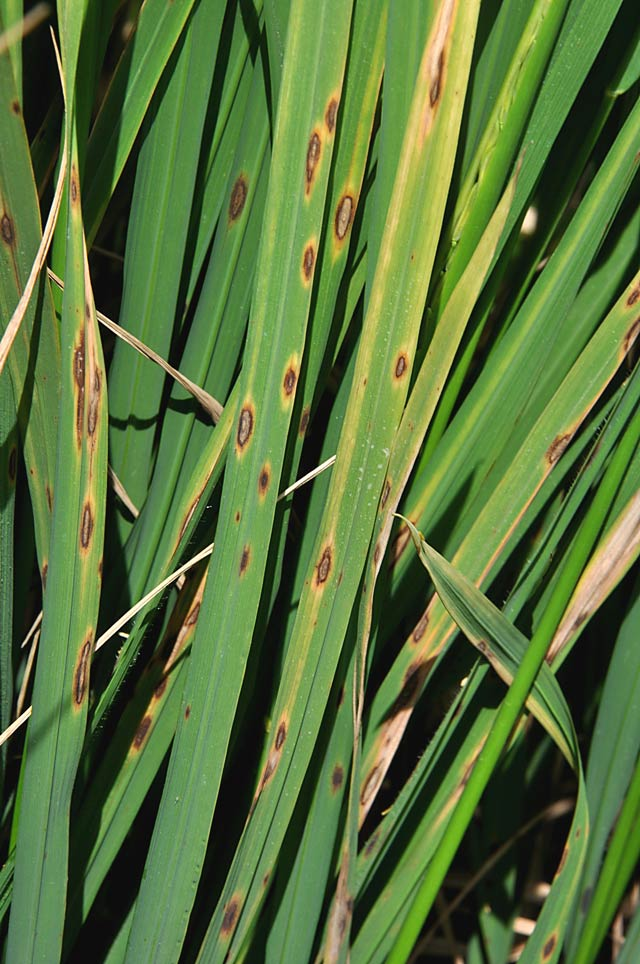
#> input picture test_brownspot.png, 640 x 964 px
$ python -i lesion_emphasis.py   (imports and definitions only)   (older library calls are emulated)
#> lines starting #> are read from the running program, lines starting #| are printed output that depends on the picture; after the words box and inside, x2 and y2 are one past the last pixel; in counts of white or black regions, pixels touching at a corner belong together
### ml/preprocessor_shared.py
"""
Shared leaf preprocessing (train + inference).

Background removal is disabled by default (``REMOVE_BG_DEFAULT = False``) so the model
analyses the full original scene. Segmentation helpers remain for Layer 0 and optional
``remove_bg=True`` experiments.
"""

from __future__ import annotations

from collections import deque

import numpy as np
from PIL import Image

try:
    from scipy.ndimage import binary_fill_holes as _scipy_binary_fill_holes

    _SCIPY = True
except ImportError:
    _SCIPY = False

try:
    from skimage.measure import label as sk_label
    from skimage.morphology import closing, disk, opening

    _SKIMAGE = True
except ImportError:
    _SKIMAGE = False

_IMG_SIZE = 128
REMOVE_BG_DEFAULT = False

# Neutral backdrop after background removal (not pure white — avoids blown highlights)
_BG_COLOR = (235, 240, 235)
# Gentle luminance pull on masked leaf pixels only (no saturation/contrast boosts)
_LUMA_TARGET = 118.0
_LUMA_BLEND = 0.12
_CROP_MARGIN_FRAC = 0.06
# Segment on a downscaled copy for speed; final letterbox still targets ``size``.
_MAX_SEG_EDGE = 384


def _leaf_color_masks(arr: np.ndarray) -> tuple[np.ndarray, np.ndarray, np.ndarray, np.ndarray]:
    """HSV-based leaf colour bands: green, yellow-brown, g-dominant, skin-like."""
    r = arr[:, :, 0].astype(np.float32) / 255.0
    g = arr[:, :, 1].astype(np.float32) / 255.0
    b = arr[:, :, 2].astype(np.float32) / 255.0

    cmax = np.maximum(np.maximum(r, g), b)
    cmin = np.minimum(np.minimum(r, g), b)
    delta = cmax - cmin

    hue = np.zeros_like(r)
    mask_r = cmax == r
    mask_g = cmax == g
    mask_b = cmax == b
    hue[mask_r] = 60 * (((g[mask_r] - b[mask_r]) / (delta[mask_r] + 1e-8)) % 6)
    hue[mask_g] = 60 * (((b[mask_g] - r[mask_g]) / (delta[mask_g] + 1e-8)) + 2)
    hue[mask_b] = 60 * (((r[mask_b] - g[mask_b]) / (delta[mask_b] + 1e-8)) + 4)

    sat = np.divide(delta, cmax, out=np.zeros_like(delta), where=cmax > 0)
    val = cmax

    green_leaf = (hue >= 35) & (hue <= 95) & (sat >= 0.18) & (val >= 0.15)
    yellow_brown = (
        (hue >= 18) & (hue < 38) & (sat >= 0.12) & (val >= 0.12) & (g >= r * 0.82)
    )
    g_dominant = (g > 0.31) & (g > r * 1.05) & (g > b * 1.05)
    skin_like = (hue < 28) & (sat >= 0.12) & (val >= 0.30) & (r > g * 0.88) & (r > b)
    return green_leaf, yellow_brown, g_dominant, skin_like


def plant_mask_from_rgb(arr: np.ndarray) -> np.ndarray:
    """
    Boolean mask of plant-like pixels (green + yellow-brown leaf, excludes skin).

    Shared by background removal and Layer 0 heuristics so train/serve/gate agree.
    """
    green_leaf, yellow_brown, g_dominant, skin_like = _leaf_color_masks(arr)
    return (green_leaf | yellow_brown | g_dominant) & ~skin_like


# [193 lines left out: functions green_leaf_fraction, _refine_plant_mask, _resize_for_segmentation, _largest_component, _fill_holes_by_border_flood, _fill_holes_in_mask and 7 more, not called in this run]

### ml/lesion_features.py
"""
Lesion-aware feature extractor for rice leaf disease classification.

Implements the four formula groups from the literature, computed AFTER the
lesion is segmented out of the leaf so the statistics describe the spot, not
the whole green leaf:

  1. GLCM (Haralick) texture features
       Build p(i,j) on the lesion region (gray quantized to 8 levels, masked).
       Distances d=1,2,3 px; angles 0deg, 45deg, 90deg, 135deg; properties
       averaged across distances and angles.

         Contrast      = sum_ij (i-j)^2 * p(i,j)
         Correlation   = sum_ij [(i-mu_i)(j-mu_j) * p(i,j)] / (sigma_i*sigma_j)
         Energy (ASM)  = sum_ij p(i,j)^2
         Homogeneity   = sum_ij p(i,j) / (1 + |i-j|)
         Entropy       = -sum_ij p(i,j) * log(p(i,j))

  2. HSV color moments per H, S, V channel (computed on lesion pixels only):
         mu    = (1/N) sum p_k
         sigma = sqrt((1/N) sum (p_k - mu)^2)
         skew  = cbrt((1/N) sum (p_k - mu)^3)        # signed cube root

  3. LBP (uniform, P=8, R=1) restricted to the lesion mask; returned as the
     normalized histogram (illumination-robust texture).

  4. Shape descriptors of the lesion mask:
         Circularity  = 4*pi * Area / Perimeter^2
         Eccentricity = best-fit-ellipse eccentricity (skimage regionprops)
         AspectRatio  = major_axis / minor_axis
         Solidity     = Area / ConvexHullArea
         Extent       = Area / BoundingBoxArea

Output: 1-D float32 vector of length ``LESION_FEATURE_DIM`` (= 29).

Segmentation strategy
---------------------
Lesions are off-green patches (brown/yellow/dark) sitting inside the green
leaf. The mask is built in two stages:

  a) Plant mask: re-use ``plant_mask_from_rgb`` so we never sample background.
  b) Within the plant region, mark a pixel as lesion when its HSV signature is
     non-green-leaf (brown/yellow hue, OR low V dark spot, OR low S desaturated
     pale spot). If that yields too few pixels, fall back to Otsu on the value
     channel within the plant region (darker class = lesion).

If even the fallback finds < ``_MIN_LESION_PIXELS`` pixels, the leaf is treated
as essentially healthy: GLCM / HSV / LBP are computed on the full plant region
instead, and the shape descriptors are returned as zeros (an explicit "no
lesion" signal the classifier can learn from).
"""

from __future__ import annotations

import numpy as np
from PIL import Image

try:
    from skimage.feature import graycomatrix, local_binary_pattern
    from skimage.filters import threshold_otsu
    from skimage.measure import label as sk_label
    from skimage.measure import regionprops
    from skimage.morphology import closing, disk, opening, remove_small_objects

    _SKIMAGE = True
except ImportError:
    _SKIMAGE = False

from .preprocessor_shared import plant_mask_from_rgb

# ---------------------------------------------------------------------------
# Tunables (kept as module constants so they show up in code review easily)
# ---------------------------------------------------------------------------

_GLCM_LEVELS = 8                       # gray-level quantization for p(i,j)
_GLCM_DISTANCES = (1, 2, 3)
_GLCM_ANGLES = (0.0, np.pi / 4, np.pi / 2, 3 * np.pi / 4)

_LBP_P = 8
_LBP_R = 1
_LBP_BINS = _LBP_P + 2                 # uniform method -> P+2 bins

_MIN_LESION_PIXELS = 60                # below this, treat leaf as healthy
_MIN_LEAF_PIXELS = 64

# Final feature vector layout (kept here so callers can sanity-check):
#   GLCM    : 5
#   HSV mom : 9
#   LBP hist: 10  (= _LBP_BINS)
#   shape   : 5
LESION_FEATURE_DIM = 5 + 9 + _LBP_BINS + 5  # = 29


# ---------------------------------------------------------------------------
# Color space helper
# ---------------------------------------------------------------------------

def _rgb_to_hsv_array(arr_uint8: np.ndarray) -> np.ndarray:
    """RGB uint8 (H,W,3) -> HSV float32 (H,W,3) with H in [0,360), S,V in [0,1]."""
    r = arr_uint8[..., 0].astype(np.float32) / 255.0
    g = arr_uint8[..., 1].astype(np.float32) / 255.0
    b = arr_uint8[..., 2].astype(np.float32) / 255.0
    cmax = np.maximum(np.maximum(r, g), b)
    cmin = np.minimum(np.minimum(r, g), b)
    delta = cmax - cmin

    h = np.zeros_like(r)
    mr, mg, mb = (cmax == r) & (delta > 0), (cmax == g) & (delta > 0), (cmax == b) & (delta > 0)
    h[mr] = 60.0 * (((g[mr] - b[mr]) / delta[mr]) % 6)
    h[mg] = 60.0 * (((b[mg] - r[mg]) / delta[mg]) + 2)
    h[mb] = 60.0 * (((r[mb] - g[mb]) / delta[mb]) + 4)

    s = np.divide(delta, cmax, out=np.zeros_like(delta), where=cmax > 0)
    v = cmax
    return np.stack([h, s, v], axis=-1).astype(np.float32)


# ---------------------------------------------------------------------------
# Lesion segmentation
# ---------------------------------------------------------------------------

def _refine_binary_mask(mask: np.ndarray) -> np.ndarray:
    """Morphological cleanup; tolerant if skimage is missing."""
    if not _SKIMAGE or mask.size == 0:
        return mask
    m = opening(mask, disk(1))
    m = closing(m, disk(2))
    m = m.astype(bool)
    try:
        # skimage >= 0.26 renamed the parameter to ``max_size`` with inclusive
        # semantics (size <= max_size removed). Use ``max_size=7`` so the
        # behaviour matches the older ``min_size=8`` (size < 8 removed) on both.
        m = remove_small_objects(m, max_size=7)
    except TypeError:
        try:
            m = remove_small_objects(m, min_size=8)
        except Exception:
            pass
    except Exception:
        pass
    return m


def segment_lesion(arr_uint8: np.ndarray) -> tuple[np.ndarray, np.ndarray]:
    """
    Return (lesion_mask, leaf_mask) — both bool arrays the same shape as ``arr_uint8``.

    Lesion = inside leaf AND (off-green hue OR dark OR pale).
    If that gives < ``_MIN_LESION_PIXELS``, an Otsu fallback on the V channel
    selects the darker pixel class inside the leaf. If even that fails, the
    returned lesion mask is all-False so the caller can fall back gracefully.
    """
    leaf_mask = plant_mask_from_rgb(arr_uint8)
    leaf_mask = _refine_binary_mask(leaf_mask)
    if leaf_mask.sum() < _MIN_LEAF_PIXELS:
        leaf_mask = np.ones(arr_uint8.shape[:2], dtype=bool)

    hsv = _rgb_to_hsv_array(arr_uint8)
    h, s, v = hsv[..., 0], hsv[..., 1], hsv[..., 2]

    # Healthy rice leaf foliage sits near H in [35, 95] with strong S. A pixel
    # inside the leaf qualifies as a lesion candidate when it falls outside that
    # band in a clearly disease-like way:
    #   brown_yellow : hue rotated toward red/orange while still saturated
    #                  (Brown Spot / Blast / Bacterial Blight)
    #   dark_necrotic: very dark AND saturated (rules out plain shadow on green)
    #   pale_spot    : washed-out highlight (chlorotic patches, Leaf Smut tips)
    brown_yellow = (((h < 35) | (h > 95)) & (s >= 0.25) & (v >= 0.15))
    dark_necrotic = (v < 0.28) & (s >= 0.18)
    pale_spot = (s < 0.15) & (v >= 0.65)
    lesion = leaf_mask & (brown_yellow | dark_necrotic | pale_spot)
    lesion = _refine_binary_mask(lesion)

    if lesion.sum() >= _MIN_LESION_PIXELS:
        return lesion, leaf_mask

    # Otsu fallback inside the leaf, darker class wins.
    if _SKIMAGE and leaf_mask.any():
        v_inside = v[leaf_mask]
        if v_inside.size >= 32 and float(v_inside.max() - v_inside.min()) > 0.05:
            try:
                thr = float(threshold_otsu(v_inside))
                otsu_mask = leaf_mask & (v < thr)
                otsu_mask = _refine_binary_mask(otsu_mask)
                if otsu_mask.sum() >= _MIN_LESION_PIXELS:
                    return otsu_mask, leaf_mask
            except Exception:
                pass

    return np.zeros_like(leaf_mask, dtype=bool), leaf_mask


# ---------------------------------------------------------------------------
# Feature group 1: GLCM Haralick texture
# ---------------------------------------------------------------------------

# [217 lines left out: functions _glcm_features, _hsv_color_moments, _lbp_features, _shape_features, extract_lesion_features_from_array, extract_lesion_features_from_pil, not called in this run]

### ml/lesion_emphasis.py
"""
Lesion-emphasis view for the CNN disease head.

Frozen ImageNet embeddings of a whole field photo often match canopy *scene*
(overlapping blades, soil, glare) instead of lesion shape. Blast and brown
spot then swap because both are "green rice with brown spots".

This helper fades non-lesion pixels toward the leaf colour so MobileNet's
next pass is forced to look at the spots. Used only as a blast ↔ brown-spot
referee — the full-frame embedding remains the primary signal.
"""
from __future__ import annotations

from typing import Union

import numpy as np
from PIL import Image

from .lesion_features import segment_lesion

PathOrImage = Union[str, Image.Image]

# Downscale before masking — MobileNet input is 224px anyway, and full-res
# field photos made the HSV mask noisy.
EMPHASIS_MAX_EDGE = 384
EMPHASIS_FADE = 0.25  # keep this fraction of the original non-lesion pixel
_MIN_LESION_PIXELS = 80


def _to_rgb(image: PathOrImage) -> Image.Image:
    if isinstance(image, Image.Image):
        return image.convert("RGB")
    return Image.open(image).convert("RGB")


def _resize_max_edge(img: Image.Image, max_edge: int) -> Image.Image:
    w, h = img.size
    scale = max_edge / max(w, h)
    if scale >= 1.0:
        return img
    return img.resize((max(1, int(w * scale)), max(1, int(h * scale))), Image.BILINEAR)


def make_lesion_emphasis_image(
    image: PathOrImage,
    *,
    max_edge: int = EMPHASIS_MAX_EDGE,
    fade: float = EMPHASIS_FADE,
) -> Image.Image:
    """
    Return a RGB image with non-lesion pixels faded toward the leaf mean.

    If too few lesion pixels are found, the (resized) original is returned
    unchanged so the referee becomes a no-op rather than a hallucinated mask.
    """
    img = _resize_max_edge(_to_rgb(image), max_edge)
    arr = np.asarray(img)
    lesion, leaf = segment_lesion(arr)
    if int(lesion.sum()) < _MIN_LESION_PIXELS:
        return img

    out = arr.astype(np.float32)
    leaf_mean = (
        arr[leaf].mean(axis=0) if leaf.any() else arr.reshape(-1, 3).mean(axis=0)
    )
    fade_mask = ~lesion
    keep = float(np.clip(fade, 0.0, 1.0))
    out[fade_mask] = out[fade_mask] * keep + leaf_mean.astype(np.float32) * (1.0 - keep)
    return Image.fromarray(np.clip(out, 0, 255).astype(np.uint8))

>>> from PIL import Image
>>> picture = Image.open('../test_brownspot.png')
#> picture is the input picture: PIL image 640x964 RGB; mean R, G, B 88, 114.5, 58.7
>>> result = make_lesion_emphasis_image(picture)
#> in _resize_max_edge, `w, h = img.size`: w = 640; h = 964
#> in _resize_max_edge, `scale = max_edge / max(w, h)`: scale = 0.398
#> in _leaf_color_masks, `mask_r = cmax == r`:
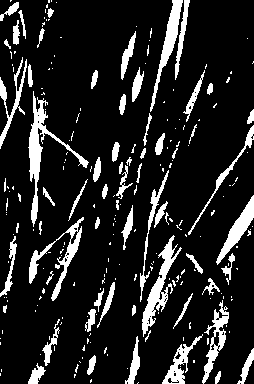
#> mask_r: shape (384, 254) bool; 14% white; 232 white regions (167 under 20 px), largest, box (x1, y1, x2, y2) and area: (28, 91, 89, 227) 1272, (142, 235, 182, 337) 1048, (29, 217, 84, 301) 882
#> in _leaf_color_masks, `mask_g = cmax == g`: mask_g: shape (384, 254) bool; 87.3% white; 258 black regions (194 under 20 px), largest, box (x1, y1, x2, y2) and area: (28, 92, 88, 227) 1093, (142, 235, 182, 337) 933, (150, 0, 183, 111) 803
#> in _leaf_color_masks, `mask_b = cmax == b`: mask_b: shape (384, 254) bool; 1.8% white; 156 white regions (140 under 20 px), largest, box (x1, y1, x2, y2) and area: (32, 335, 58, 384) 328, (88, 289, 103, 334) 180, (223, 251, 235, 287) 157
#> in _leaf_color_masks, `hue[mask_b] = 60 * (((r[mask_b] - g[mask_b]) / (delta[mask_b] + 1e-8))..`: hue: shape (384, 254) float32; min 0, max 356.7, mean 94.2
#> in _leaf_color_masks, `sat = np.divide(delta, cmax, out=np.zeros_like(delta), where=cmax > 0)`:
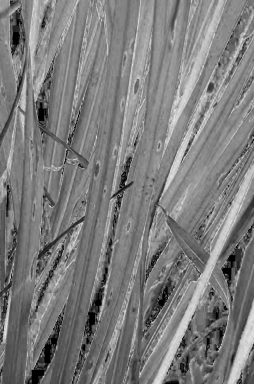
#> sat: shape (384, 254) float32; min 0, max 0.904, mean 0.49
#> in _leaf_color_masks, `green_leaf = (hue >= 35) & (hue <= 95) & (sat >= 0.18) & (val >= 0.15)`: green_leaf: shape (384, 254) bool; 35.6% white; 302 white regions (262 under 20 px), largest, box (x1, y1, x2, y2) and area: (86, 0, 254, 384) 19232, (0, 0, 155, 328) 10875, (228, 303, 254, 384) 716
#> in _leaf_color_masks, `yellow_brown = ( (hue >= 18) & (hue < 38) & (sat >= 0.12) & (val >= 0...`: yellow_brown: shape (384, 254) bool; 1.5% white; 176 white regions (165 under 20 px), largest, box (x1, y1, x2, y2) and area: (219, 197, 254, 259) 397, (143, 282, 164, 325) 145, (131, 353, 139, 383) 108
#> in _leaf_color_masks, `g_dominant = (g > 0.31) & (g > r * 1.05) & (g > b * 1.05)`: g_dominant: shape (384, 254) bool; 60% white; 84 black regions (55 under 20 px), largest, box (x1, y1, x2, y2) and area: (24, 0, 108, 384) 9828, (122, 0, 254, 384) 8939, (161, 187, 254, 384) 5331
#> in _leaf_color_masks, `skin_like = (hue < 28) & (sat >= 0.12) & (val >= 0.30) & (r > g * 0.88..`: skin_like: shape (384, 254) bool; 1.1% white in thin lines or dots
#> in plant_mask_from_rgb, `return (green_leaf | yellow_brown | g_dominant) & ~skin_like`: returned value: shape (384, 254) bool; 72.7% white; 228 black regions (160 under 20 px), largest, box (x1, y1, x2, y2) and area: (24, 190, 80, 384) 3473, (71, 65, 150, 384) 3277, (175, 286, 229, 384) 2551
#> in _refine_binary_mask, `m = opening(mask, disk(1))`: m: shape (384, 254) bool; 71.2% white; 151 black regions (100 under 20 px), largest, box (x1, y1, x2, y2) and area: (24, 188, 89, 384) 4013, (71, 56, 150, 384) 3665, (165, 286, 229, 384) 2753
#> in _refine_binary_mask, `m = closing(m, disk(2))`: m: shape (384, 254) bool; 76.1% white; 71 black regions (19 under 20 px), largest, box (x1, y1, x2, y2) and area: (71, 126, 144, 384) 2886, (24, 239, 78, 384) 2712, (166, 288, 229, 377) 2676
#> in _rgb_to_hsv_array, `mr, mg, mb = (cmax == r) & (delta > 0), (cmax == g) & (delta > 0), (cm..`: mr: shape (384, 254) bool; 13.2% white; 269 white regions (200 under 20 px), largest, box (x1, y1, x2, y2) and area: (28, 91, 89, 227) 1141, (142, 235, 182, 337) 911, (29, 217, 84, 301) 880
#> in _rgb_to_hsv_array, `mr, mg, mb = (cmax == r) & (delta > 0), (cmax == g) & (delta > 0), (cm..`:
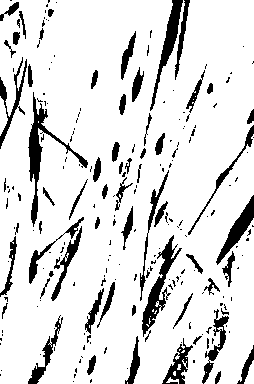
#> mg: shape (384, 254) bool; 86.5% white; 221 black regions (159 under 20 px), largest, box (x1, y1, x2, y2) and area: (28, 92, 88, 227) 1188, (142, 235, 182, 337) 1011, (150, 0, 183, 111) 803
#> in _rgb_to_hsv_array, `mr, mg, mb = (cmax == r) & (delta > 0), (cmax == g) & (delta > 0), (cm..`: mb: shape (384, 254) bool; 0.91% white in thin lines or dots
#> in _rgb_to_hsv_array, `h[mb] = 60.0 * (((r[mb] - g[mb]) / delta[mb]) + 4)`:
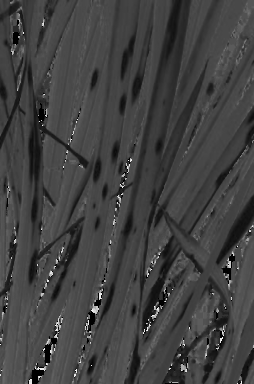
#> h: shape (384, 254) float32; min 0, max 356.7, mean 92.2; drawn with min black and max white
#> in _rgb_to_hsv_array, `return np.stack([h, s, v], axis=-1).astype(np.float32)`:
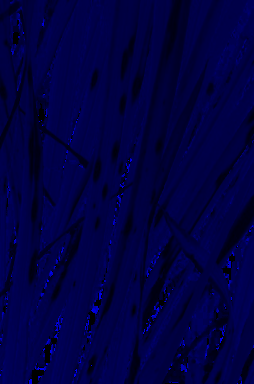
#> returned value: shape (384, 254, 3) float32; mean of channels 0, 1, 2 92.2, 0.5, 0.5; drawn with min black and max white
#> in segment_lesion, `brown_yellow = (((h < 35) | (h > 95)) & (s >= 0.25) & (v >= 0.15))`: brown_yellow: shape (384, 254) bool; 45.3% white; 384 white regions (290 under 20 px), largest, box (x1, y1, x2, y2) and area: (32, 57, 138, 384) 7096, (47, 0, 116, 161) 6405, (0, 86, 65, 384) 4445
#> in segment_lesion, `dark_necrotic = (v < 0.28) & (s >= 0.18)`: dark_necrotic: shape (384, 254) bool; 24.5% white; 116 white regions (77 under 20 px), largest, box (x1, y1, x2, y2) and area: (161, 222, 254, 384) 3499, (157, 0, 254, 205) 2535, (30, 0, 80, 129) 2237
#> in segment_lesion, `pale_spot = (s < 0.15) & (v >= 0.65)`: pale_spot: shape (384, 254) bool; 0.09% white in thin lines or dots, all inside (x1, y1, x2, y2) = (1, 79, 212, 371)
#> in segment_lesion, `lesion = leaf_mask & (brown_yellow | dark_necrotic | pale_spot)`: lesion: shape (384, 254) bool; 43.4% white; 509 white regions (429 under 20 px), largest, box (x1, y1, x2, y2) and area: (0, 57, 122, 384) 11088, (46, 0, 116, 161) 6354, (166, 54, 254, 223) 2723
#> in _refine_binary_mask (call 2), `m = opening(mask, disk(1))`: m: shape (384, 254) bool; 39.5% white; 159 white regions (77 under 20 px), largest, box (x1, y1, x2, y2) and area: (46, 0, 116, 161) 6310, (33, 79, 121, 384) 5803, (0, 147, 35, 384) 3726
#> in _refine_binary_mask (call 2), `m = closing(m, disk(2))`:
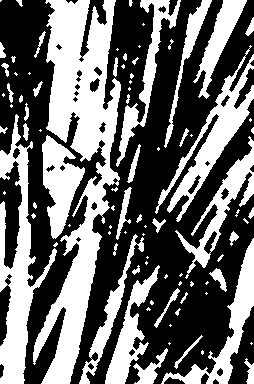
#> m: shape (384, 254) bool; 41.8% white; 91 white regions (45 under 20 px), largest, box (x1, y1, x2, y2) and area: (33, 0, 121, 384) 13946, (0, 114, 57, 384) 5144, (155, 45, 254, 222) 3652
#> in _refine_binary_mask (call 2), `m = remove_small_objects(m, min_size=8)`: m: shape (384, 254) bool; 41.7% white; 78 white regions (33 under 20 px), largest, box (x1, y1, x2, y2) and area: (33, 0, 121, 384) 13926, (0, 114, 57, 384) 5143, (155, 54, 254, 222) 3632
#> in make_lesion_emphasis_image, `leaf_mean = ( arr[leaf].mean(axis=0) if leaf.any() else arr.reshape(-1..`: leaf_mean = [106.1, 138.8, 70.26]
#> in make_lesion_emphasis_image, `out[fade_mask] = out[fade_mask] * keep + leaf_mean.astype(np.float32) ..`:
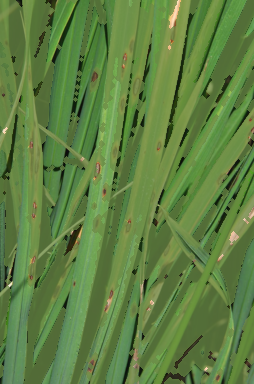
#> out: shape (384, 254, 3) float32; mean R, G, B 95.5, 129.2, 66.7
